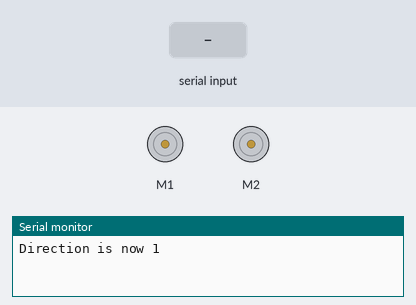
The sketch below on a simulated Arduino Uno, built with avr-gcc and run on an emulated ATmega328P. On the bench: 2 × DC motor (green arrow = forward, orange = backward, longer = faster), the last lines printed to the serial monitor. The inputs (shaded band) are chosen by the test bench.

Above: at 1.2 s.
1.3 s: "90,45,200\n" received over Serial
At 2.8 s:
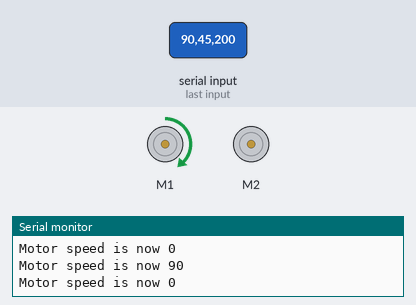
3.8 s: "30,150,10\n" received over Serial
At 6.0 s:
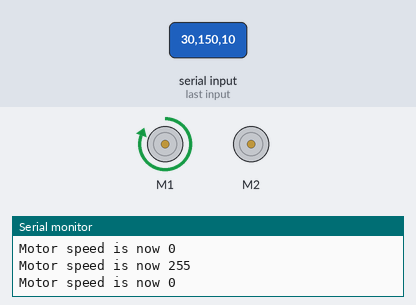
6.3 s: "90\n" received over Serial
At 7.6 s:
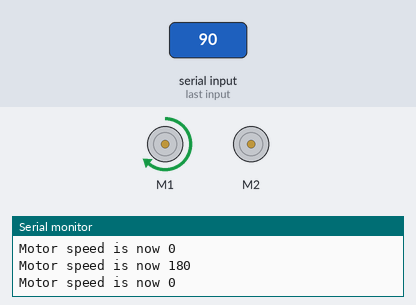
8.8 s: "a,45\n" received over Serial
At 10.3 s:
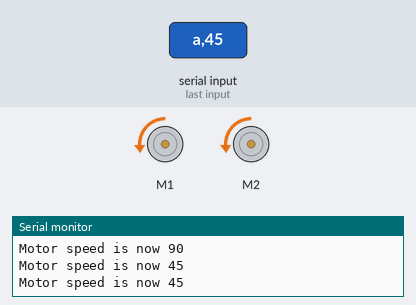
11.3 s: "0" received over Serial
At 13.1 s:
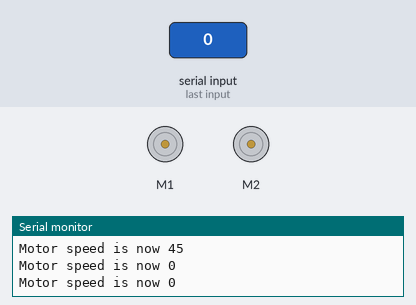
13.8 s: "90,45\n" received over Serial
At 15.8 s:
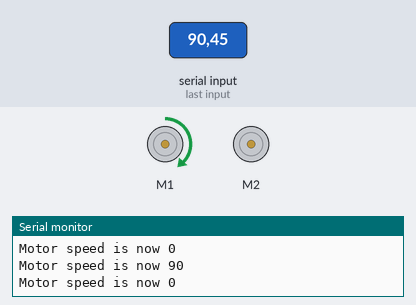
Timing chart, 0 to 17.3 s (numbered marks = the images above; inputs shaded):
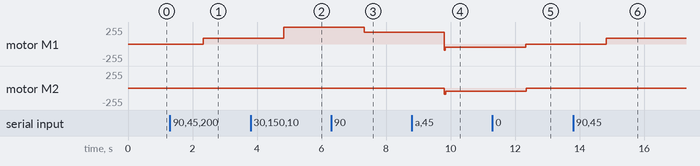

Measured:
- after the input at 1.3 s, motor M1: stopped → forward 90/255 after 1.0 s
- after the input at 3.8 s, motor M1: forward 90/255 → forward 255/255 after 1.0 s
- after the input at 6.3 s, motor M1: forward 255/255 → forward 180/255 after 1.0 s
- after the input at 8.8 s, motor M1: forward 180/255 → backward 45/255 after 1.0 s; motor M2: stopped → backward 45/255 after 1.0 s
- after the input at 11.3 s, motor M1: backward 45/255 → stopped after 1.0 s; motor M2: backward 45/255 → stopped after 1.1 s
- after the input at 13.8 s, motor M1: stopped → forward 90/255 after 1.0 s

The sketch:

BB-8_Drive.ino
```cpp
// BB-8 Motor and Bluetooth Communication AI
// HC-06 bluetooth module name, 1234 pairing key
// TODO: We're going to need a failsafe that cuts motors when bluetooth disconnects

#include <Wire.h>
#include <Adafruit_MotorShield.h>

Adafruit_MotorShield AFMS = Adafruit_MotorShield();
Adafruit_DCMotor* motors[] = {AFMS.getMotor(1), AFMS.getMotor(2)};
float differential;
int motorSpeed;

String input;
int inputHandled;

void setup() {
  Serial.begin(9600);
  AFMS.begin();  // create with the default frequency 1.6KHz
  reset();
}

void loop() {
  // Get current command state
  if(Serial.available() > 0) {
    input = Serial.readString();
    inputHandled = 0;
  }

  // Based on input call directional functions
  if (!inputHandled) {
    int commaIndexA = input.indexOf(',');
    int commaIndexB = input.indexOf(',', commaIndexA + 1);
    int dirInput = input.substring(0, commaIndexA).toInt();
    int speedInput = input.substring(commaIndexA + 1, commaIndexB).toInt();
    float diffInput = input.substring(commaIndexB + 1).toFloat();

    if (dirInput) {
      setDirection(FORWARD);
    } else {
      setDirection(BACKWARD);
    }
    setDifferential(diffInput);
    setMotorSpeed(speedInput);
//    handleTextualInput(input[0]);
    inputHandled = 1;
  }
}

void reset() {
  differential = 0;
  motorSpeed = 0;
  inputHandled = 1; // Initialized to input has been handled
  setDirection(FORWARD);
}

void setDirection(uint8_t mDirection) {
  motors[0]->run(mDirection);
  motors[1]->run(mDirection);
  Serial.print("Direction is now ");
  Serial.println(mDirection);
}

void setMotorSpeed(int mSpeed) {
  if (mSpeed < 0) {
    motorSpeed = 0;
  } else if (mSpeed > 255) {
    motorSpeed = 255;
  } else {
    motorSpeed = mSpeed;
  }

  int adjustment = mSpeed * differential;
  int speeds[2] = {mSpeed + adjustment, mSpeed - adjustment};

  for (int i = 0; i < 2; i++) {
    int currSpeed = speeds[i];
    if (currSpeed < 0) {
      motors[i] -> setSpeed(0);
      Serial.println("Motor speed is now 0");
    } else if (currSpeed > 255) {
      motors[i] -> setSpeed(255);
      Serial.println("Motor speed is now 255");
    } else {
      motors[i] -> setSpeed(currSpeed);
      Serial.print("Motor speed is now ");
      Serial.println(currSpeed);
    }
  }
}

// Range of -1 to 1
// 0 is straight
// Negative numbers represent right turn
// Positive numbers represent left turn
// Closer to 1 in either direction, the tighter the turn
void setDifferential(float diff) {
  if (diff < -1) {
    differential = -1;
    Serial.println("Differential is now -1");
  } else if (diff > 1) {
    differential = 1;
    Serial.println("Differential is now 1");
  } else {
    differential = diff;
    Serial.print("Differential is now ");
    Serial.println(differential);
  }
  setMotorSpeed(motorSpeed);
}

void incrementDifferential() {
  setDifferential(differential + .1);
}

void decrementDifferential() {
  setDifferential(differential - .1);
}

void incrementSpeed() {
  setMotorSpeed(motorSpeed + 1);
}

void decrementSpeed() {
  setMotorSpeed(motorSpeed - 1);
}

void handleTextualInput(char inputState) {
  switch (inputState) {
      case '0':
        setMotorSpeed(0);
        break;
      case '1':
        setMotorSpeed(25);
        break;
      case '2':
        setMotorSpeed(50);
        break;
      case '3':
        setMotorSpeed(75);
        break;
      case '4':
        setMotorSpeed(100);
        break;
      case '5':
        setMotorSpeed(125);
        break;
      case '6':
        setMotorSpeed(150);
        break;
      case '7':
        setMotorSpeed(175);
        break;
      case '8':
        setMotorSpeed(200);
        break;
      case '9':
        setMotorSpeed(225);
        break;
      case 'a':
        incrementSpeed();
        break;
      case 'd':
        decrementSpeed();
        break;
      case 'f':
        setDirection(FORWARD);
        break;
      case 'b':
        setDirection(BACKWARD);
        break;
      case 'r':
        setDifferential(-0.5);
        break;
      case 'l':
        setDifferential(0.5);
        break;
      case 't':
        setDifferential(0);
        break;
      case 'h':
        incrementDifferential();
        break;
      case 's':
        decrementDifferential();
        break;
      case 'p':
        reset();
        break;
      default:
        Serial.println("Command Not Found.");
        break;
    }
}
```
